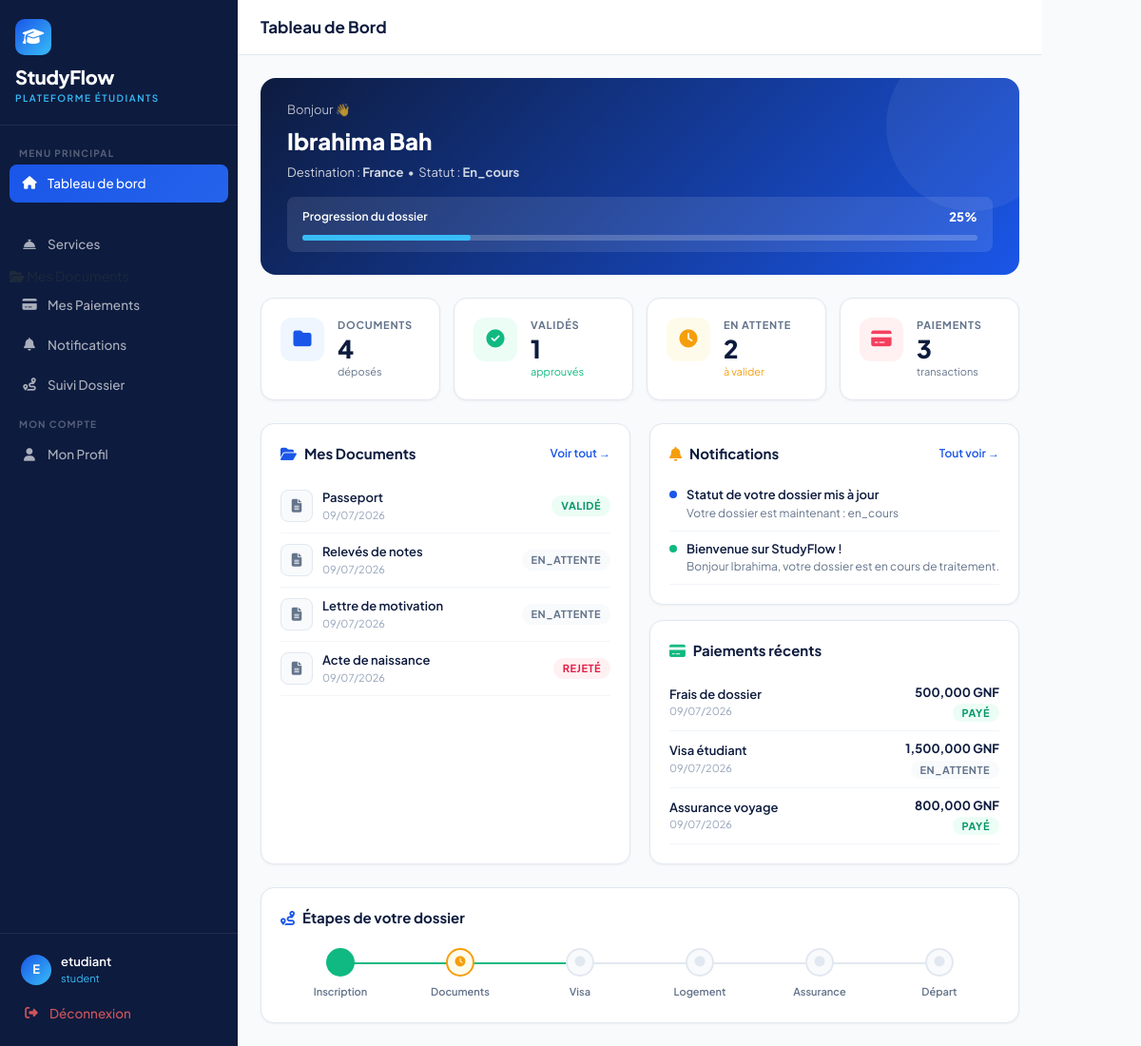
The page /auth/dashboard (signed in) on the database as committed earlier.
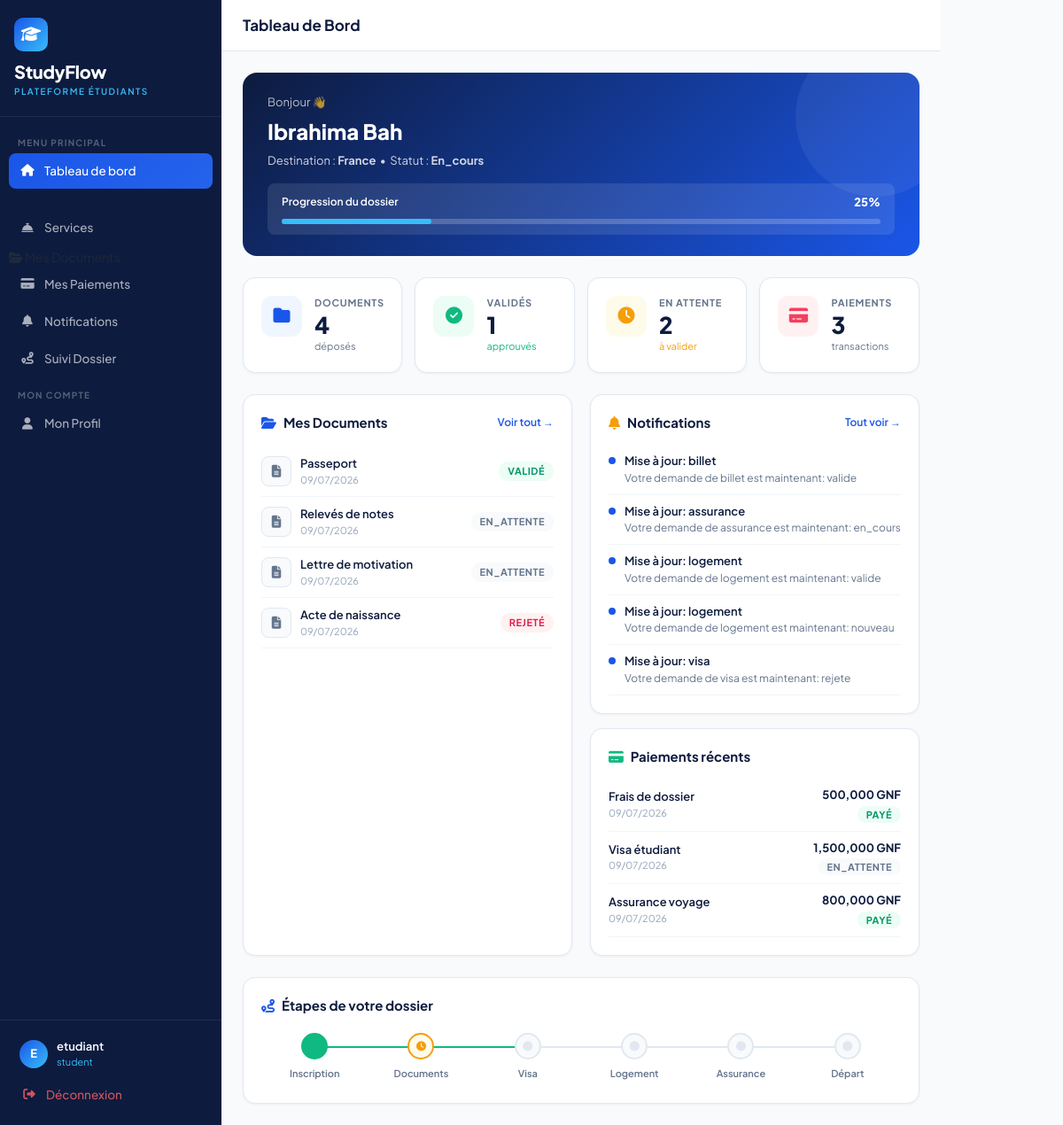
The same page on the database as committed later.
### models/user.py (models this page shows)
class Document(db.Model):
    __tablename__ = 'documents'
    id = db.Column(db.Integer, primary_key=True)
    student_id = db.Column(db.Integer, db.ForeignKey('student_profiles.id'), nullable=False)
    name = db.Column(db.String(200))
    doc_type = db.Column(db.String(50))
    file_url = db.Column(db.String(300))
    file_name = db.Column(db.String(200))
    file_size = db.Column(db.Integer)
    status = db.Column(db.String(20), default='en_attente')
    rejection_reason = db.Column(db.Text)
    uploaded_at = db.Column(db.DateTime, default=datetime.utcnow)

class Notification(db.Model):
    __tablename__ = 'notifications'
    id = db.Column(db.Integer, primary_key=True)
    user_id = db.Column(db.Integer, db.ForeignKey('users.id'), nullable=False)
    title = db.Column(db.String(200))
    content = db.Column(db.Text)
    type = db.Column(db.String(30))
    is_read = db.Column(db.Boolean, default=False)
    created_at = db.Column(db.DateTime, default=datetime.utcnow)

class Payment(db.Model):
    __tablename__ = 'payments'
    id = db.Column(db.Integer, primary_key=True)
    student_id = db.Column(db.Integer, db.ForeignKey('student_profiles.id'), nullable=False)
    amount = db.Column(db.Float)
    currency = db.Column(db.String(10), default='GNF')
    service = db.Column(db.String(100))
    status = db.Column(db.String(20), default='en_attente')
    payment_method = db.Column(db.String(50))
    created_at = db.Column(db.DateTime, default=datetime.utcnow)

### routes/auth.py (the view)
@auth_bp.route('/dashboard')
@login_required
def dashboard():
    if current_user.role == 'admin':
        return redirect(url_for('admin.dashboard'))
    profile = get_profile()
    notifs = Notification.query.filter_by(
        user_id=current_user.id
    ).order_by(Notification.created_at.desc()).limit(5).all()
    return render_template('auth/dashboard.html', profile=profile, notifs=notifs)

### models/user.py (called while the page is built)
    @property
    def full_name(self):
        return f"{self.first_name or ''} {self.last_name or ''}".strip()

### routes/auth.py (called while the page is built)
def get_profile():
    return StudentProfile.query.filter_by(user_id=current_user.id).first()

### templates/auth/dashboard.html (shortened to what the changed rows need)
{% extends "base.html" %}
{% block content %}
<div style="background:linear-gradient(135deg,#0D1B3E,#1A56E8);border-radius:16px;padding:24px 28px;color:#fff;margin-bottom:24px;position:relative;overflow:hidden;">
  <div style="position:relative;z-index:1;">
    <div style="background:rgba(255,255,255,.1);border-radius:8px;padding:12px 16px;">
      <div style="height:6px;background:rgba(255,255,255,.2);border-radius:999px;">
        {% if profile %}
          {% set total = profile.documents | length %}
          {% set valides = profile.documents | selectattr('status','eq','validé') | list | length %}
          {% set pct = ((valides / total) * 100) | int if total > 0 else 0 %}
        {% else %}{% set pct = 0 %}{% endif %}
        <div style="width:{{ pct }}%;height:100%;background:#38BDF8;border-radius:999px;transition:width .5s;"></div>
      </div>
    </div>
  </div>
</div>
<div style="display:grid;grid-template-columns:1fr 1fr;gap:20px;margin-bottom:24px;">
  <div class="sf-card">
    {% if profile and profile.documents %}
      {% for doc in profile.documents[:4] %}
      <div style="display:flex;align-items:center;justify-content:space-between;padding:10px 0;border-bottom:1px solid #F1F5F9;">
        <div style="display:flex;align-items:center;gap:10px;">
          <div style="width:34px;height:34px;border-radius:8px;background:#F8FAFC;border:1px solid #E2E8F0;display:flex;align-items:center;justify-content:center;color:#64748B;">
            <i class="fas fa-file-alt"></i>
          </div>
          <div>
            <div style="font-size:13px;font-weight:600;color:#0D1B3E;">{{ doc.name }}</div>
            <div style="font-size:11px;color:#94A3B8;">{{ doc.uploaded_at.strftime('%d/%m/%Y') }}</div>
          </div>
        </div>
        <span class="badge-status {% if doc.status == 'validé' %}bs-valide{% elif doc.status == 'rejeté' %}bs-rejete{% else %}bs-attente{% endif %}">
          {{ doc.status }}
        </span>
      </div>
      {% endfor %}
    {% else %}
      <div style="text-align:center;padding:24px;color:#94A3B8;">
        <i class="fas fa-folder-open" style="font-size:32px;margin-bottom:8px;display:block;"></i>
        Aucun document déposé
        <br><a href="{{ url_for('auth.documents') }}" style="color:#1A56E8;font-weight:600;font-size:13px;">Déposer maintenant →</a>
      </div>
    {% endif %}
  </div>
  <div style="display:flex;flex-direction:column;gap:16px;">
    <div class="sf-card">
      {% if notifs %}
        {% for n in notifs %}
        <div style="display:flex;gap:10px;padding:9px 0;border-bottom:1px solid #F1F5F9;">
          <div style="width:8px;height:8px;border-radius:50%;margin-top:5px;flex-shrink:0;
            {% if n.type == 'success' %}background:#10B981;{% elif n.type == 'danger' %}background:#F43F5E;{% else %}background:#1A56E8;{% endif %}"></div>
          <div>
            <div style="font-size:13px;font-weight:600;color:#0D1B3E;">{{ n.title }}</div>
            <div style="font-size:12px;color:#64748B;">{{ n.content[:60] }}{% if n.content|length > 60 %}...{% endif %}</div>
          </div>
        </div>
        {% endfor %}
      {% else %}
        <div style="text-align:center;padding:16px;color:#94A3B8;font-size:13px;">Aucune notification</div>
      {% endif %}
    </div>
    <div class="sf-card">
      {% if profile and profile.payments %}
        {% for p in profile.payments[:3] %}
        <div style="display:flex;justify-content:space-between;align-items:center;padding:9px 0;border-bottom:1px solid #F1F5F9;">
          <div>
            <div style="font-size:13px;font-weight:600;color:#0D1B3E;">{{ p.service }}</div>
            <div style="font-size:11px;color:#94A3B8;">{{ p.created_at.strftime('%d/%m/%Y') }}</div>
          </div>
          <div style="text-align:right;">
            <div style="font-size:13px;font-weight:700;color:#0D1B3E;">{{ "{:,.0f}".format(p.amount) }} {{ p.currency }}</div>
            <span class="badge-status {% if p.status == 'payé' %}bs-valide{% else %}bs-attente{% endif %}">{{ p.status }}</span>
          </div>
        </div>
        {% endfor %}
      {% else %}
        <div style="text-align:center;padding:16px;color:#94A3B8;font-size:13px;">Aucun paiement</div>
      {% endif %}
    </div>
  </div>
</div>
<div class="sf-card">
  <div style="display:flex;overflow-x:auto;padding-bottom:4px;">
    {% set etapes = [('Inscription','check','#10B981',True),('Documents','clock','#F59E0B',True),('Visa','circle','#E2E8F0',False),('Logement','circle','#E2E8F0',False),('Assurance','circle','#E2E8F0',False),('Départ','circle','#E2E8F0',False)] %}
    {% for nom, icon, color, done in etapes %}
    <div style="flex:1;text-align:center;position:relative;min-width:80px;">
      {% if not loop.last %}
      <div style="position:absolute;top:15px;left:55%;right:-45%;height:2px;background:{% if done %}#10B981{% else %}#E2E8F0{% endif %};z-index:0;"></div>
      {% endif %}
      <div style="width:30px;height:30px;border-radius:50%;background:{% if icon == 'check' %}#10B981{% elif icon == 'clock' %}#FFFBEB{% else %}#F8FAFC{% endif %};border:2px solid {{ color }};display:flex;align-items:center;justify-content:center;margin:0 auto 8px;position:relative;z-index:1;">
        <i class="fas fa-{{ icon }}" style="font-size:11px;color:{{ color }};"></i>
      </div>
      <div style="font-size:11px;font-weight:600;color:#64748B;">{{ nom }}</div>
    </div>
    {% endfor %}
  </div>
</div>
{% endblock %}

Rows that differ between the two databases and show on the page:
no longer on this page (row unchanged): Notification: title "Statut de votre dossier mis à jour", content "Votre dossier est maintenant : en_cours"
no longer on this page (row unchanged): Notification: title "Bienvenue sur StudyFlow !", content "Bonjour Ibrahima, votre dossier est en cours de traitement."
added Notification: title "Mise à jour: billet", content "Votre demande de billet est maintenant: valide"
added Notification: title "Mise à jour: assurance", content "Votre demande de assurance est maintenant: en_cours"
added Notification: title "Mise à jour: logement", content "Votre demande de logement est maintenant: valide"
added Notification: title "Mise à jour: logement", content "Votre demande de logement est maintenant: nouveau"
added Notification: title "Mise à jour: visa", content "Votre demande de visa est maintenant: rejete"
